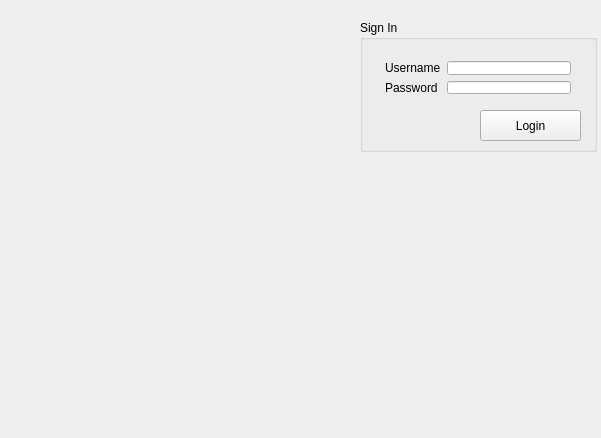
<?xml version="1.0" encoding="UTF-8"?>
<ui version="4.0">
 <class>MainWindow</class>
 <widget class="QMainWindow" name="MainWindow">
  <property name="geometry">
   <rect>
    <x>0</x>
    <y>0</y>
    <width>601</width>
    <height>438</height>
   </rect>
  </property>
  <property name="windowTitle">
   <string>MainWindow</string>
  </property>
  <widget class="QWidget" name="centralWidget">
   <widget class="QGroupBox" name="groupBox">
    <property name="geometry">
     <rect>
      <x>360</x>
      <y>20</y>
      <width>237</width>
      <height>132</height>
     </rect>
    </property>
    <property name="title">
     <string>Sign In</string>
    </property>
    <widget class="QPushButton" name="pushButton">
     <property name="geometry">
      <rect>
       <x>120</x>
       <y>90</y>
       <width>101</width>
       <height>31</height>
      </rect>
     </property>
     <property name="text">
      <string>Login</string>
     </property>
    </widget>
    <widget class="QWidget" name="">
     <property name="geometry">
      <rect>
       <x>14</x>
       <y>30</y>
       <width>208</width>
       <height>55</height>
      </rect>
     </property>
     <layout class="QHBoxLayout" name="horizontalLayout">
      <item>
       <layout class="QVBoxLayout" name="verticalLayout_2">
        <item>
         <widget class="QLabel" name="label_UserName">
          <property name="text">
           <string>Username</string>
          </property>
         </widget>
        </item>
        <item>
         <widget class="QLabel" name="label_password">
          <property name="text">
           <string>Password</string>
          </property>
         </widget>
        </item>
       </layout>
      </item>
      <item>
       <layout class="QVBoxLayout" name="verticalLayout">
        <item>
         <widget class="QLineEdit" name="lineEdit_Username"/>
        </item>
        <item>
         <widget class="QLineEdit" name="lineEdit_Password">
          <property name="enabled">
           <bool>true</bool>
          </property>
          <property name="echoMode">
           <enum>QLineEdit::Password</enum>
          </property>
         </widget>
        </item>
       </layout>
      </item>
     </layout>
    </widget>
   </widget>
   <widget class="QLabel" name="label_background">
    <property name="geometry">
     <rect>
      <x>0</x>
      <y>0</y>
      <width>601</width>
      <height>411</height>
     </rect>
    </property>
    <property name="text">
     <string/>
    </property>
   </widget>
   <zorder>label_background</zorder>
   <zorder>groupBox</zorder>
  </widget>
  <widget class="QMenuBar" name="menuBar">
   <property name="geometry">
    <rect>
     <x>0</x>
     <y>0</y>
     <width>601</width>
     <height>26</height>
    </rect>
   </property>
  </widget>
 </widget>
 <layoutdefault spacing="6" margin="11"/>
 <resources/>
 <connections/>
</ui>
